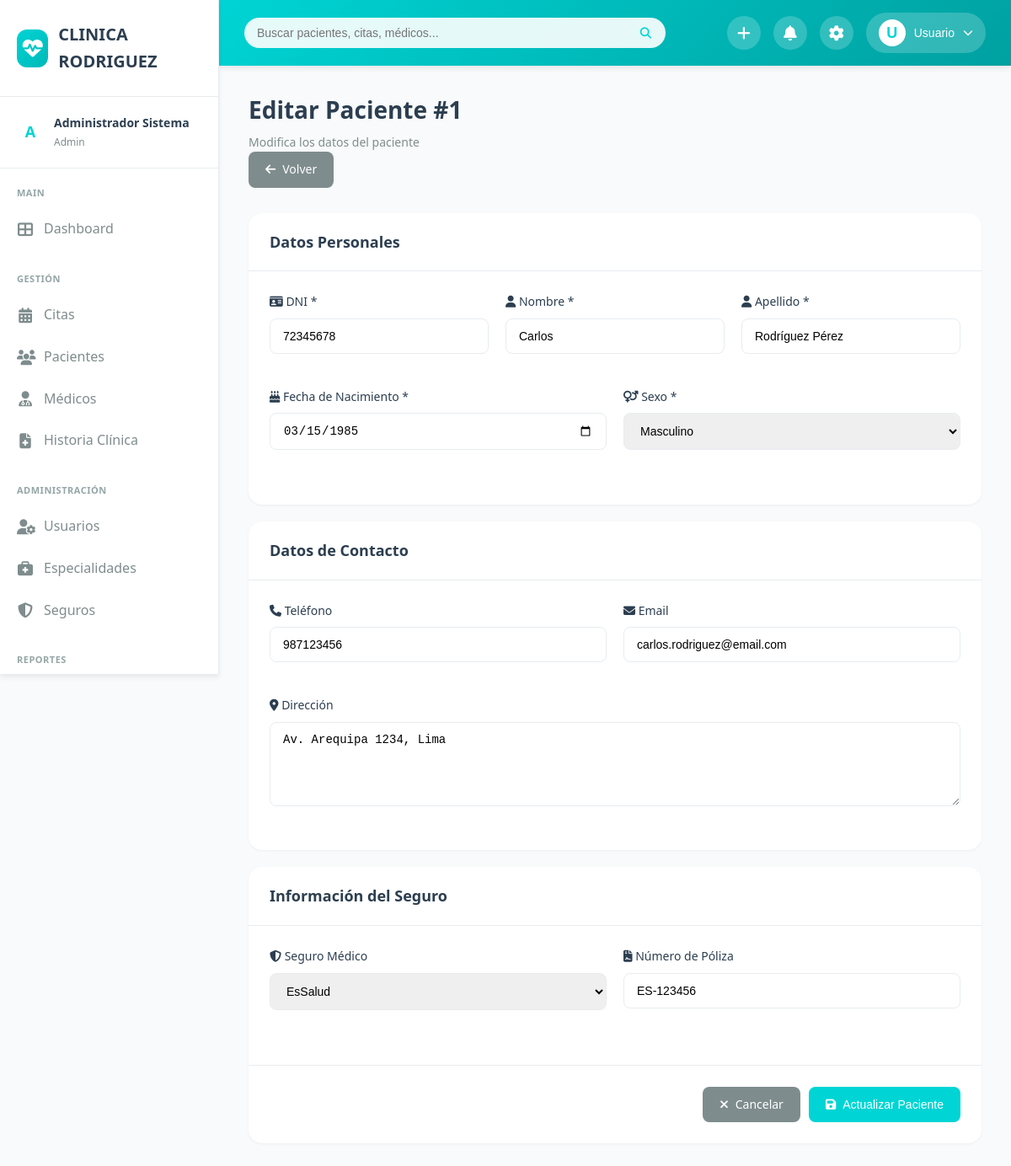
The page /editar-paciente.php?id=1 (signed in) on the database its author committed.
### tables this page shows
CREATE TABLE `pacientes` (
  `id` int(11) NOT NULL,
  `dni` varchar(20) NOT NULL,
  `nombre` varchar(100) NOT NULL,
  `apellido` varchar(100) NOT NULL,
  `fecha_nacimiento` date NOT NULL,
  `sexo` enum('M','F') NOT NULL,
  `telefono` varchar(20) DEFAULT NULL,
  `email` varchar(100) DEFAULT NULL,
  `direccion` text DEFAULT NULL,
  `seguro_id` int(11) DEFAULT NULL,
  `numero_poliza` varchar(50) DEFAULT NULL,
  `estado` enum('activo','inactivo') DEFAULT 'activo',
  `fecha_registro` timestamp NOT NULL DEFAULT current_timestamp()
);

CREATE TABLE `seguros` (
  `id` int(11) NOT NULL,
  `nombre` varchar(100) NOT NULL,
  `tipo` varchar(50) DEFAULT NULL,
  `telefono` varchar(20) DEFAULT NULL,
  `email` varchar(100) DEFAULT NULL,
  `direccion` text DEFAULT NULL,
  `estado` enum('activo','inactivo') DEFAULT 'activo',
  `fecha_registro` timestamp NOT NULL DEFAULT current_timestamp()
);

### public/editar-paciente.php (the view, shortened to what this page needs)
<?php
$database = new Database();
$db = $database->getConnection();
$paciente_id = $_GET['id'] ?? null;
$query = "SELECT * FROM pacientes WHERE id = :id";
$stmt = $db->prepare($query);
$stmt->bindParam(':id', $paciente_id);
$stmt->execute();
$paciente = $stmt->fetch(PDO::FETCH_ASSOC);
$query_seguros = "SELECT id, nombre FROM seguros WHERE estado = 'activo' ORDER BY nombre";
$stmt_seguros = $db->query($query_seguros);
$seguros = $stmt_seguros->fetchAll(PDO::FETCH_ASSOC);
?>
<!DOCTYPE html>
<html lang="es">
<head>
    <link rel="stylesheet" href="css/styles.css">
    <link rel="stylesheet" href="https://cdnjs.cloudflare.com/ajax/libs/font-awesome/6.4.0/css/all.min.css">
</head>
<body>
    <div class="main-wrapper">
        <?php include '../includes/sidebar.php'; ?>
        <div class="main-content">
            <?php include '../includes/header.php'; ?>
            <div class="dashboard-content">
                <div class="page-header">
                    <div>
                        <h1 class="page-title">Editar Paciente #<?php echo $paciente_id; ?></h1>
                        <p class="page-subtitle">Modifica los datos del paciente</p>
                    </div>
                    <a href="pacientes.php" class="btn btn-secondary">
                        <i class="fas fa-arrow-left"></i> Volver
                    </a>
                </div>
                <form method="POST" action="editar-paciente.php?id=<?php echo $paciente_id; ?>">
                    <div class="card">
                        <div class="card-header">
                            <h3 class="card-title">Datos Personales</h3>
                        </div>
                        <div class="card-body">
                            <div class="form-row">
                                <div class="form-group">
                                    <label class="form-label">
                                        <i class="fas fa-id-card"></i> DNI *
                                    </label>
                                    <input type="text" name="dni" class="form-control"
                                           value="<?php echo htmlspecialchars($paciente['dni']); ?>"
                                           maxlength="20" required>
                                </div>
                                <div class="form-group">
                                    <label class="form-label">
                                        <i class="fas fa-user"></i> Nombre *
                                    </label>
                                    <input type="text" name="nombre" class="form-control"
                                           value="<?php echo htmlspecialchars($paciente['nombre']); ?>" required>
                                </div>
                                <div class="form-group">
                                    <label class="form-label">
                                        <i class="fas fa-user"></i> Apellido *
                                    </label>
                                    <input type="text" name="apellido" class="form-control"
                                           value="<?php echo htmlspecialchars($paciente['apellido']); ?>" required>
                                </div>
                            </div>
                            <div class="form-row">
                                <div class="form-group">
                                    <label class="form-label">
                                        <i class="fas fa-birthday-cake"></i> Fecha de Nacimiento *
                                    </label>
                                    <input type="date" name="fecha_nacimiento" class="form-control"
                                           value="<?php echo $paciente['fecha_nacimiento']; ?>"
                                           max="<?php echo date('Y-m-d'); ?>" required>
                                </div>
                                <div class="form-group">
                                    <label class="form-label">
                                        <i class="fas fa-venus-mars"></i> Sexo *
                                    </label>
                                    <select name="sexo" class="form-control" required>
                                        <option value="M" <?php echo $paciente['sexo'] === 'M' ? 'selected' : ''; ?>>Masculino</option>
                                    </select>
                                </div>
                            </div>
                        </div>
                    </div>
                    <div class="card mt-2">
                        <div class="card-header">
                            <h3 class="card-title">Datos de Contacto</h3>
                        </div>
                        <div class="card-body">
                            <div class="form-row">
                                <div class="form-group">
                                    <label class="form-label">
                                        <i class="fas fa-phone"></i> Teléfono
                                    </label>
                                    <input type="tel" name="telefono" class="form-control"
                                           value="<?php echo htmlspecialchars($paciente['telefono']); ?>">
                                </div>
                                <div class="form-group">
                                    <label class="form-label">
                                        <i class="fas fa-envelope"></i> Email
                                    </label>
                                    <input type="email" name="email" class="form-control"
                                           value="<?php echo htmlspecialchars($paciente['email']); ?>">
                                </div>
                            </div>
                            <div class="form-group">
                                <label class="form-label">
                                    <i class="fas fa-map-marker-alt"></i> Dirección
                                </label>
                                <textarea name="direccion" class="form-control" rows="2"><?php echo htmlspecialchars($paciente['direccion']); ?></textarea>
                            </div>
                        </div>
                    </div>
                    <div class="card mt-2">
                        <div class="card-header">
                            <h3 class="card-title">Información del Seguro</h3>
                        </div>
                        <div class="card-body">
                            <div class="form-row">
                                <div class="form-group">
                                    <label class="form-label">
                                        <i class="fas fa-shield-alt"></i> Seguro Médico
                                    </label>
                                    <select name="seguro_id" class="form-control">
                                        <?php foreach ($seguros as $seguro): ?>
                                        <option value="<?php echo $seguro['id']; ?>"
                                                <?php echo $paciente['seguro_id'] == $seguro['id'] ? 'selected' : ''; ?>>
                                            <?php echo htmlspecialchars($seguro['nombre']); ?>
                                        </option>
                                        <?php endforeach; ?>
                                    </select>
                                </div>
                                <div class="form-group">
                                    <label class="form-label">
                                        <i class="fas fa-file-contract"></i> Número de Póliza
                                    </label>
                                    <input type="text" name="numero_poliza" class="form-control"
                                           value="<?php echo htmlspecialchars($paciente['numero_poliza']); ?>">
                                </div>
                            </div>
                        </div>
                        <div class="card-body" style="border-top: 1px solid var(--border-color); display: flex; gap: 10px; justify-content: flex-end;">
                            <a href="pacientes.php" class="btn btn-secondary">
                                <i class="fas fa-times"></i> Cancelar
                            </a>
                            <button type="submit" class="btn btn-primary">
                                <i class="fas fa-save"></i> Actualizar Paciente
                            </button>
                        </div>
                    </div>
                </form>
            </div>
        </div>
    </div>
</body>
</html>

### public/css/styles.css (style rules this page uses)
:root { --primary-color: #00D4D4; --primary-dark: #00B8B8; --primary-light: #4DE0E0; --secondary-color: #00A8A8; --accent-color: #FFB800; --background-main: #F8FAFB; --background-card: #FFFFFF; --background-sidebar: #FFFFFF; --text-primary: #2C3E50; --text-secondary: #7F8C8D; --text-light: #95A5A6; --text-white: #FFFFFF; --border-color: #E8ECF0; --shadow-sm: 0 1px 3px rgba(0, 0, 0, 0.05); --shadow-md: 0 4px 6px rgba(0, 0, 0, 0.07); --shadow-lg: 0 10px 25px rgba(0, 0, 0, 0.1); --shadow-xl: 0 20px 40px rgba(0, 0, 0, 0.15); --radius-sm: 8px; --radius-md: 12px; --radius-lg: 16px; --transition: all 0.3s cubic-bezier(0.4, 0, 0.2, 1); }
* { margin: 0; padding: 0; box-sizing: border-box; }
body { font-family: 'Segoe UI', Tahoma, Geneva, Verdana, sans-serif; background-color: var(--background-main); color: var(--text-primary); line-height: 1.6; overflow-x: hidden; }
.main-wrapper { display: flex; min-height: 100vh; }
.main-content { flex: 1; margin-left: 260px; transition: var(--transition); }
.dashboard-content { padding: 30px 35px; }
.page-header { margin-bottom: 30px; }
.page-title { font-size: 28px; font-weight: 700; color: var(--text-primary); margin-bottom: 5px; }
.page-subtitle { color: var(--text-secondary); font-size: 14px; }
.card { background: var(--background-card); border-radius: var(--radius-lg); box-shadow: var(--shadow-sm); overflow: hidden; }
.card-header { padding: 20px 25px; border-bottom: 1px solid var(--border-color); display: flex; justify-content: space-between; align-items: center; }
.card-title { font-size: 18px; font-weight: 600; color: var(--text-primary); }
.card-body { padding: 25px; }
.btn { padding: 10px 20px; border: none; border-radius: var(--radius-sm); font-size: 14px; font-weight: 500; cursor: pointer; transition: var(--transition); display: inline-flex; align-items: center; gap: 8px; text-decoration: none; }
.btn-primary { background: var(--primary-color); color: white; }
.btn-secondary { background: var(--text-secondary); color: white; }
.form-group { margin-bottom: 20px; }
.form-label { display: block; margin-bottom: 8px; font-size: 14px; font-weight: 500; color: var(--text-primary); }
.form-control { width: 100%; padding: 12px 15px; border: 1px solid var(--border-color); border-radius: var(--radius-sm); font-size: 14px; transition: var(--transition); }
select.form-control { cursor: pointer; }
textarea.form-control { resize: vertical; min-height: 100px; }
.mt-2 { margin-top: 20px; }

### public/editar-paciente.php (style rules this page uses)
.form-row { display: grid; grid-template-columns: repeat(auto-fit, minmax(250px, 1fr)); gap: 20px; margin-bottom: 20px; }

### rows shown on the page
pacientes: dni "72345678", nombre "Carlos", apellido "Rodríguez Pérez", fecha_nacimiento "03/15/1985", sexo "Masculino", telefono "987123456", email "carlos.rodriguez@email.com", direccion "Av. Arequipa 1234, Lima", seguro_id "EsSalud", numero_poliza "ES-123456"

### other values the page prints
substr($user_name, 0, 1) "A"
$user_name . ' ' . $user_apellido "Administrador Sistema"
$user_role "Admin"
substr($nombre, 0, 1) "U"
explode(' ', $nombre)[0] "Usuario"
$paciente_id "1"
